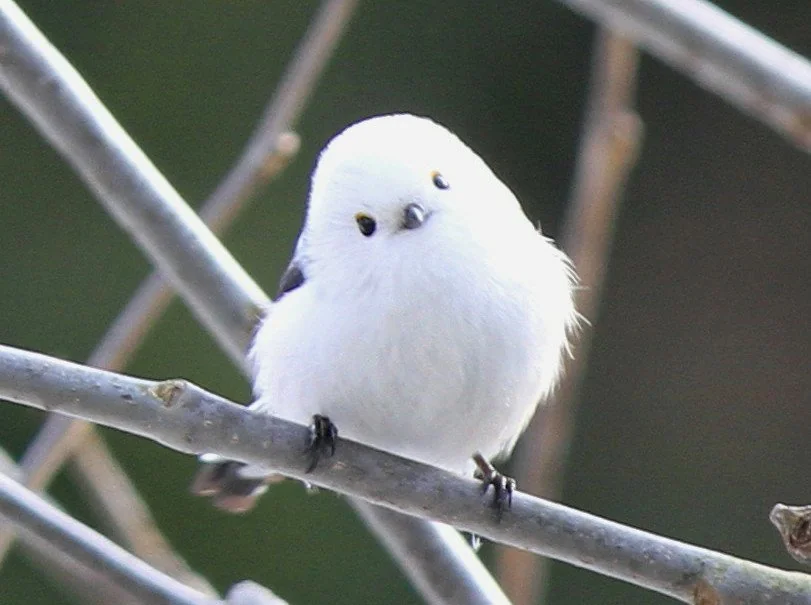
#> input picture Actividad2/foto.webp, 811 x 605 px
$ jupyter execute Ejemplo_OpenCV.ipynb
#> lines starting #> are read from the running program, lines starting #| are printed output that depends on the picture
# Mi primer proyecto de vision computacional
Este primer proyecto es un ehemplo de como utilizar OpenCV de manera efectiva

[cell 1]
# Importar librerias
import cv2
import numpy as np
from matplotlib import pyplot as plt

[cell 2]
bgr = cv2.imread('foto.webp')
#> bgr is the input picture: shape (605, 811, 3); mean B, G, R 109.5, 113.5, 109.6
print("El tamaño de la imagen es: ", bgr.shape)
#| El tamaño de la imagen es:  (605, 811, 3)

# Convertir a RGB
rgb = cv2.cvtColor(bgr, cv2.COLOR_BGR2RGB)

# Mostrar imagen
plt.imshow(rgb)

[cell 3]
# Mostrar la imagen a escala de grises
gray = cv2.cvtColor(bgr, cv2.COLOR_BGR2GRAY)
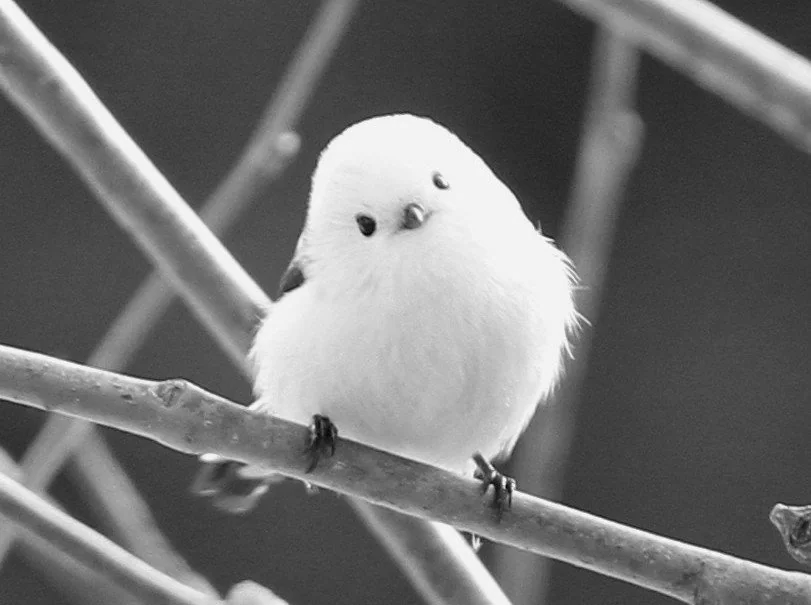
#> gray: shape (605, 811); min 1, max 255, mean 111.9
plt.imshow(gray, cmap='gray')

[cell 4]
# Mostrar las componentes de color de la imagen
plt.figure(figsize=(12,4))
plt.subplot(1,3,1)
plt.imshow(bgr[:,:,0], cmap='gray')
plt.title('Canal Azul')
plt.subplot(1,3,2)
plt.imshow(bgr[:,:,1], cmap='gray')
plt.title('Canal Verde')
plt.subplot(1,3,3)
plt.imshow(bgr[:,:,2], cmap='gray')
plt.title('Canal Rojo')
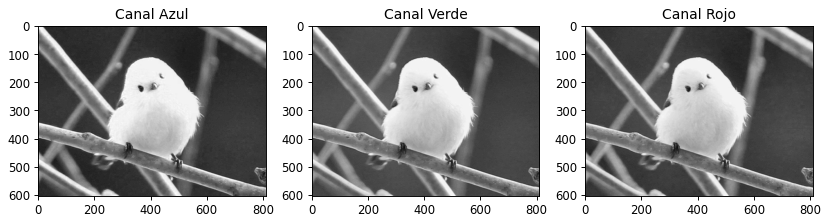
#> figure drawn by matplotlib, 3 panels

[cell 5]
# Mostrar las componentes HLS de la imagen
hls = cv2.cvtColor(bgr, cv2.COLOR_BGR2HLS)
#> hls: shape (605, 811, 3); mean of channels 0, 1, 2 64.5, 111.6, 30.2
plt.figure(figsize=(12,4))
plt.subplot(1,3,1)
plt.imshow(hls[:,:,0], cmap='gray')
plt.title('Canal H')
plt.subplot(1,3,2)
plt.imshow(hls[:,:,1], cmap='gray')
plt.title('Canal L')
plt.subplot(1,3,3)
plt.imshow(hls[:,:,2], cmap='gray')
plt.title('Canal S')
plt.show()
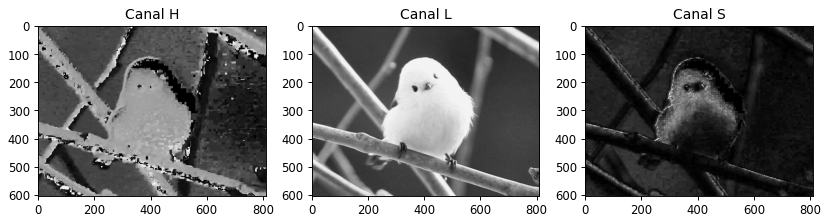
#> figure drawn by matplotlib, 3 panels
